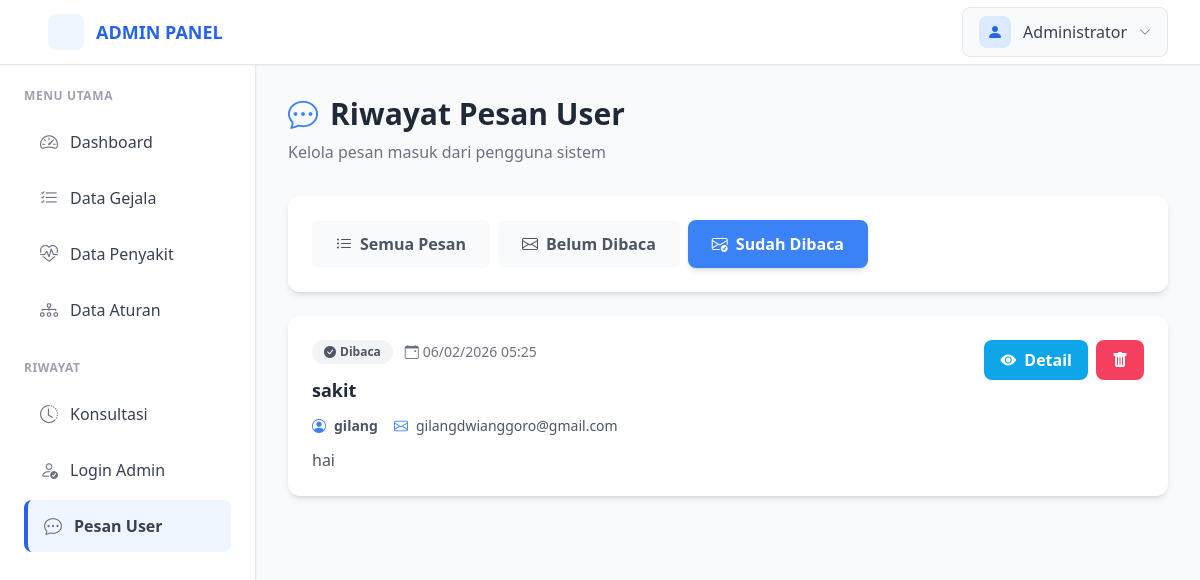
The app's page /riwayat/pesan?status=read (signed in) with its own data.
### models/models.py (models this page shows, shortened)
class Admin(UserMixin, db.Model):
    __tablename__ = 'admin'
    id = db.Column(db.Integer, primary_key=True)
    username = db.Column(db.String(80), unique=True, nullable=False)
    nama_admin = db.Column(db.String(100), nullable=False)
    password_hash = db.Column(db.String(255), nullable=False)
    created_at = db.Column(db.DateTime, default=datetime.utcnow)
    riwayat_login = db.relationship('RiwayatLogin', backref='admin', lazy=True, cascade='all, delete-orphan')

class ContactMessage(db.Model):
    __tablename__ = 'contact_messages'
    id = db.Column(db.Integer, primary_key=True)
    user_id = db.Column(db.Integer, db.ForeignKey('users.id'), nullable=True)
    email = db.Column(db.String(120), nullable=False)
    name = db.Column(db.String(100), nullable=False)
    subject = db.Column(db.String(200), nullable=False)
    message = db.Column(db.Text, nullable=False)
    is_read = db.Column(db.Boolean, default=False)
    created_at = db.Column(db.DateTime, default=datetime.utcnow)

### routes/riwayat.py (the view)
@riwayat_bp.route('/pesan')
@login_required
def pesan_user():
    page = request.args.get('page', 1, type=int)
    filter_status = request.args.get('status', 'all')
    per_page = 20
    query = ContactMessage.query
    if filter_status == 'read':
        query = query.filter_by(is_read=True)
    elif filter_status == 'unread':
        query = query.filter_by(is_read=False)
    pesan_list = query.order_by(ContactMessage.created_at.desc()).paginate(
        page=page, per_page=per_page, error_out=False
    )
    unread_count = ContactMessage.query.filter_by(is_read=False).count()
    return render_template('riwayat/pesan.html',
                         pesan=pesan_list,
                         filter_status=filter_status,
                         unread_count=unread_count)

### templates/riwayat/pesan.html (shortened to what this page needs)
{% extends 'base.html' %}
{% block content %}
<div class="mb-6 md:mb-8 flex flex-col md:flex-row md:items-center md:justify-between animate-fade-in gap-4">
    <div>
        <h1 class="text-2xl md:text-3xl font-bold text-gray-800 flex items-center space-x-3">
            <i class="bi bi-chat-dots text-blue-500"></i>
            <span>Riwayat Pesan User</span>
        </h1>
        <p class="text-gray-500 mt-2 text-sm md:text-base">Kelola pesan masuk dari pengguna sistem</p>
    </div>
</div>
<div class="bg-white rounded-xl shadow-md p-4 md:p-6 mb-6 animate-fade-in overflow-x-auto" style="animation-delay: 0.1s;">
    <div class="flex space-x-2 min-w-max md:min-w-0">
        <a href="{{ url_for('riwayat.pesan_user', status='all') }}"
           class="px-4 md:px-6 py-2 md:py-3 rounded-lg font-semibold transition-all duration-200 text-sm md:text-base whitespace-nowrap {% if filter_status == 'all' %}bg-blue-500 text-white shadow-md{% else %}bg-gray-50 text-gray-600 hover:bg-gray-100{% endif %}">
            <i class="bi bi-list-ul mr-2"></i>Semua Pesan
        </a>
        <a href="{{ url_for('riwayat.pesan_user', status='unread') }}"
           class="px-4 md:px-6 py-2 md:py-3 rounded-lg font-semibold transition-all duration-200 text-sm md:text-base whitespace-nowrap {% if filter_status == 'unread' %}bg-blue-500 text-white shadow-md{% else %}bg-gray-50 text-gray-600 hover:bg-gray-100{% endif %}">
            <i class="bi bi-envelope mr-2"></i>Belum Dibaca
        </a>
        <a href="{{ url_for('riwayat.pesan_user', status='read') }}"
           class="px-4 md:px-6 py-2 md:py-3 rounded-lg font-semibold transition-all duration-200 text-sm md:text-base whitespace-nowrap {% if filter_status == 'read' %}bg-blue-500 text-white shadow-md{% else %}bg-gray-50 text-gray-600 hover:bg-gray-100{% endif %}">
            <i class="bi bi-envelope-check mr-2"></i>Sudah Dibaca
        </a>
    </div>
</div>
<div class="bg-white rounded-xl shadow-md overflow-hidden animate-fade-in" style="animation-delay: 0.2s;">
    {% if pesan.items %}
    <div class="divide-y divide-gray-100">
        {% for msg in pesan.items %}
        <div class="p-4 md:p-6 hover:bg-blue-50 transition-all duration-200 {% if not msg.is_read %}bg-blue-50 border-l-4 border-blue-400{% endif %} group">
            <div class="flex flex-col md:flex-row md:items-start md:justify-between gap-4">
                <div class="flex-1 space-y-2 md:space-y-3">
                    <div class="flex flex-wrap items-center gap-2 md:gap-3">
                        {% if not msg.is_read %}
                        <span class="inline-flex items-center px-3 py-1 rounded-full text-xs font-bold bg-blue-100 text-blue-700 animate-pulse">
                            <i class="bi bi-circle-fill text-blue-500 text-xs mr-1"></i>Baru
                        </span>
                        {% else %}
                        <span class="inline-flex items-center px-3 py-1 rounded-full text-xs font-semibold bg-gray-100 text-gray-600">
                            <i class="bi bi-check-circle-fill mr-1"></i>Dibaca
                        </span>
                        {% endif %}
                        <span class="text-xs md:text-sm text-gray-500 flex items-center">
                            <i class="bi bi-calendar-event mr-1"></i>
                            {{ msg.created_at.strftime('%d/%m/%Y %H:%M') }}
                        </span>
                    </div>
                    <h3 class="text-base md:text-lg font-bold text-gray-800 group-hover:text-blue-600 transition-colors">
                        {{ msg.subject }}
                    </h3>
                    <div class="flex flex-col sm:flex-row sm:items-center gap-2 sm:gap-4 text-xs md:text-sm text-gray-600">
                        <div class="flex items-center space-x-2">
                            <i class="bi bi-person-circle text-blue-500"></i>
                            <span class="font-semibold">{{ msg.name }}</span>
                        </div>
                        <div class="flex items-center space-x-2">
                            <i class="bi bi-envelope text-blue-500"></i>
                            <span class="break-all">{{ msg.email }}</span>
                        </div>
                    </div>
                    <p class="text-sm md:text-base text-gray-600 line-clamp-2">{{ msg.message }}</p>
                </div>
                <div class="flex items-center gap-2 md:ml-4">
                    <a href="{{ url_for('riwayat.detail_pesan', id=msg.id) }}"
                       class="bg-sky-500 hover:bg-sky-600 text-white px-3 md:px-4 py-2 rounded-lg font-semibold transition-all duration-200 transform hover:scale-105 flex items-center space-x-2 text-sm md:text-base">
                        <i class="bi bi-eye-fill"></i>
                        <span class="hidden sm:inline">Detail</span>
                    </a>
                    <form method="POST" action="{{ url_for('riwayat.delete_pesan', id=msg.id) }}"
                          onsubmit="return confirm('Apakah Anda yakin ingin menghapus pesan ini?')" class="inline">
                        <button type="submit"
                                class="bg-rose-500 hover:bg-rose-600 text-white px-3 md:px-4 py-2 rounded-lg font-semibold transition-all duration-200 transform hover:scale-105 text-sm md:text-base">
                            <i class="bi bi-trash-fill"></i>
                        </button>
                    </form>
                </div>
            </div>
        </div>
        {% endfor %}
    </div>
    {% endif %}
</div>
{% endblock %}

### templates/base.html (shortened to what this page needs)
<!DOCTYPE html>
<html lang="id">
<head>
    <script src="https://cdn.tailwindcss.com"></script>
    <link rel="stylesheet" href="https://cdn.jsdelivr.net/npm/bootstrap-icons@1.11.0/font/bootstrap-icons.css">
</head>
<body class="bg-gray-50 min-h-screen">
    {% if current_user.is_authenticated %}
    <nav class="bg-white shadow-sm fixed w-full top-0 z-50 border-b border-gray-200">
        <div class="max-w-full mx-auto px-4 sm:px-6 lg:px-8">
            <div class="flex justify-between items-center h-16">
                <div class="flex items-center space-x-4">
                    <a href="{{ url_for('dashboard.index') }}" class="flex items-center space-x-3 text-blue-600 hover:text-blue-700 transition-colors">
                        <div class="w-9 h-9 bg-blue-50 rounded-lg flex items-center justify-center">
                        </div>
                        <span class="font-bold text-lg hidden sm:block">ADMIN PANEL</span>
                    </a>
                </div>
                <div class="relative" x-data="{ open: false }">
                    <button @click="open = !open" class="flex items-center space-x-3 bg-gray-50 hover:bg-gray-100 px-4 py-2 rounded-lg transition-all duration-200 border border-gray-200">
                        <div class="w-8 h-8 bg-blue-100 rounded-lg flex items-center justify-center">
                            <i class="bi bi-person-fill text-blue-600"></i>
                        </div>
                        <span class="text-gray-700 font-medium hidden sm:block">{{ current_user.nama_admin }}</span>
                        <i class="bi bi-chevron-down text-gray-500 text-xs"></i>
                    </button>
                </div>
            </div>
        </div>
    </nav>
    <aside id="sidebar" class="fixed top-16 left-0 h-full w-64 bg-white shadow-sm z-40 transform -translate-x-full lg:translate-x-0 transition-transform duration-300 overflow-y-auto border-r border-gray-200">
        <div class="p-6">
            <div class="mb-6">
                <h3 class="text-xs font-semibold text-gray-400 uppercase tracking-wider mb-3">Menu Utama</h3>
                <ul class="space-y-1">
                    <li>
                        <a href="{{ url_for('dashboard.index') }}" class="sidebar-link group flex items-center space-x-3 px-4 py-3 rounded-lg hover:bg-blue-50 transition-all duration-200">
                            <i class="bi bi-speedometer2 text-gray-500 group-hover:text-blue-600 text-lg"></i>
                            <span class="text-gray-700 group-hover:text-blue-600 font-medium">Dashboard</span>
                        </a>
                    </li>
                    <li>
                        <a href="{{ url_for('gejala.index') }}" class="sidebar-link group flex items-center space-x-3 px-4 py-3 rounded-lg hover:bg-blue-50 transition-all duration-200">
                            <i class="bi bi-list-check text-gray-500 group-hover:text-blue-600 text-lg"></i>
                            <span class="text-gray-700 group-hover:text-blue-600 font-medium">Data Gejala</span>
                        </a>
                    </li>
                    <li>
                        <a href="{{ url_for('penyakit.index') }}" class="sidebar-link group flex items-center space-x-3 px-4 py-3 rounded-lg hover:bg-blue-50 transition-all duration-200">
                            <i class="bi bi-heart-pulse text-gray-500 group-hover:text-blue-600 text-lg"></i>
                            <span class="text-gray-700 group-hover:text-blue-600 font-medium">Data Penyakit</span>
                        </a>
                    </li>
                    <li>
                        <a href="{{ url_for('aturan.index') }}" class="sidebar-link group flex items-center space-x-3 px-4 py-3 rounded-lg hover:bg-blue-50 transition-all duration-200">
                            <i class="bi bi-diagram-3 text-gray-500 group-hover:text-blue-600 text-lg"></i>
                            <span class="text-gray-700 group-hover:text-blue-600 font-medium">Data Aturan</span>
                        </a>
                    </li>
                </ul>
            </div>
            <div class="mb-6">
                <h3 class="text-xs font-semibold text-gray-400 uppercase tracking-wider mb-3">Riwayat</h3>
                <ul class="space-y-1">
                    <li>
                        <a href="{{ url_for('riwayat.konsultasi') }}" class="sidebar-link group flex items-center space-x-3 px-4 py-3 rounded-lg hover:bg-blue-50 transition-all duration-200">
                            <i class="bi bi-clock-history text-gray-500 group-hover:text-blue-600 text-lg"></i>
                            <span class="text-gray-700 group-hover:text-blue-600 font-medium">Konsultasi</span>
                        </a>
                    </li>
                    <li>
                        <a href="{{ url_for('riwayat.login_admin') }}" class="sidebar-link group flex items-center space-x-3 px-4 py-3 rounded-lg hover:bg-blue-50 transition-all duration-200">
                            <i class="bi bi-person-check text-gray-500 group-hover:text-blue-600 text-lg"></i>
                            <span class="text-gray-700 group-hover:text-blue-600 font-medium">Login Admin</span>
                        </a>
                    </li>
                    <li>
                        <a href="{{ url_for('riwayat.pesan_user') }}" class="sidebar-link group flex items-center space-x-3 px-4 py-3 rounded-lg hover:bg-blue-50 transition-all duration-200">
                            <i class="bi bi-chat-dots text-gray-500 group-hover:text-blue-600 text-lg"></i>
                            <span class="text-gray-700 group-hover:text-blue-600 font-medium">Pesan User</span>
                        </a>
                    </li>
                </ul>
            </div>
        </div>
    </aside>
    <main class="lg:ml-64 pt-16 min-h-screen">
        <div class="p-4 sm:p-6 lg:p-8">
            {% block content %}{% endblock %}
        </div>
    </main>
    {% else %}
    <div class="container mx-auto px-4">
        {% block auth_content %}{% endblock %}
    </div>
    {% endif %}
</body>
</html>

### records on screen
Admin: nama_admin "Administrator"
ContactMessage: is_read True (drawn), created_at "06/02/2026 05:25", subject "sakit", name "gilang", email "gilangdwianggoro@gmail.com", message "hai"
